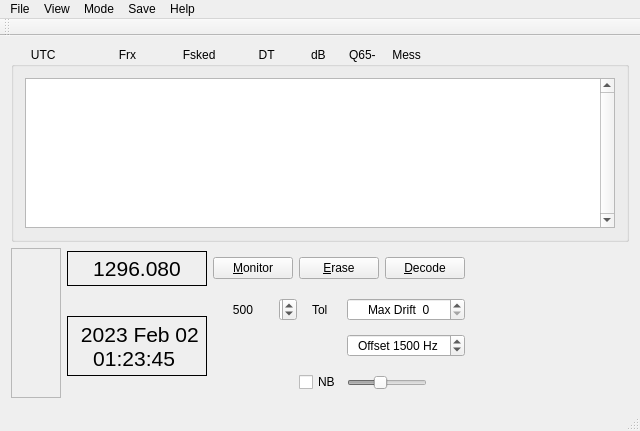
<?xml version="1.0" encoding="UTF-8"?>
<ui version="4.0">
 <class>MainWindow</class>
 <widget class="QMainWindow" name="MainWindow">
  <property name="geometry">
   <rect>
    <x>0</x>
    <y>0</y>
    <width>640</width>
    <height>431</height>
   </rect>
  </property>
  <property name="sizePolicy">
   <sizepolicy hsizetype="Preferred" vsizetype="Preferred">
    <horstretch>0</horstretch>
    <verstretch>0</verstretch>
   </sizepolicy>
  </property>
  <property name="minimumSize">
   <size>
    <width>550</width>
    <height>0</height>
   </size>
  </property>
  <property name="maximumSize">
   <size>
    <width>16777215</width>
    <height>16777215</height>
   </size>
  </property>
  <property name="windowTitle">
   <string>SpecJT   by K1JT</string>
  </property>
  <property name="styleSheet">
   <string notr="true"/>
  </property>
  <widget class="QWidget" name="centralWidget">
   <layout class="QVBoxLayout" name="verticalLayout">
    <item>
     <layout class="QFormLayout" name="formLayout">
      <item row="1" column="0">
       <layout class="QGridLayout" name="gridLayout">
        <item row="0" column="5">
         <widget class="QPushButton" name="DecodeButton">
          <property name="minimumSize">
           <size>
            <width>50</width>
            <height>0</height>
           </size>
          </property>
          <property name="toolTip">
           <string>&lt;html&gt;&lt;head/&gt;&lt;body&gt;&lt;p&gt;Decode most recent Rx period&lt;/p&gt;&lt;/body&gt;&lt;/html&gt;</string>
          </property>
          <property name="text">
           <string>&amp;Decode</string>
          </property>
         </widget>
        </item>
        <item row="0" column="1">
         <widget class="QLabel" name="labFreq">
          <property name="maximumSize">
           <size>
            <width>16777215</width>
            <height>35</height>
           </size>
          </property>
          <property name="font">
           <font>
            <pointsize>16</pointsize>
           </font>
          </property>
          <property name="frameShape">
           <enum>QFrame::Panel</enum>
          </property>
          <property name="text">
           <string>1296.080</string>
          </property>
          <property name="alignment">
           <set>Qt::AlignCenter</set>
          </property>
         </widget>
        </item>
        <item row="3" column="4" colspan="2">
         <widget class="QSlider" name="NBslider">
          <property name="enabled">
           <bool>false</bool>
          </property>
          <property name="sizePolicy">
           <sizepolicy hsizetype="Fixed" vsizetype="Fixed">
            <horstretch>0</horstretch>
            <verstretch>0</verstretch>
           </sizepolicy>
          </property>
          <property name="maximumSize">
           <size>
            <width>80</width>
            <height>16777215</height>
           </size>
          </property>
          <property name="minimum">
           <number>0</number>
          </property>
          <property name="maximum">
           <number>100</number>
          </property>
          <property name="value">
           <number>40</number>
          </property>
          <property name="orientation">
           <enum>Qt::Horizontal</enum>
          </property>
         </widget>
        </item>
        <item row="1" column="2" colspan="2">
         <layout class="QHBoxLayout" name="horizontalLayout">
          <item>
           <widget class="QLabel" name="labTol1">
            <property name="sizePolicy">
             <sizepolicy hsizetype="Fixed" vsizetype="Preferred">
              <horstretch>0</horstretch>
              <verstretch>0</verstretch>
             </sizepolicy>
            </property>
            <property name="minimumSize">
             <size>
              <width>42</width>
              <height>0</height>
             </size>
            </property>
            <property name="maximumSize">
             <size>
              <width>42</width>
              <height>18</height>
             </size>
            </property>
            <property name="text">
             <string>500</string>
            </property>
            <property name="alignment">
             <set>Qt::AlignCenter</set>
            </property>
           </widget>
          </item>
          <item>
           <widget class="QSpinBox" name="tolSpinBox">
            <property name="enabled">
             <bool>true</bool>
            </property>
            <property name="sizePolicy">
             <sizepolicy hsizetype="Fixed" vsizetype="Fixed">
              <horstretch>0</horstretch>
              <verstretch>0</verstretch>
             </sizepolicy>
            </property>
            <property name="minimumSize">
             <size>
              <width>0</width>
              <height>23</height>
             </size>
            </property>
            <property name="maximumSize">
             <size>
              <width>18</width>
              <height>16777215</height>
             </size>
            </property>
            <property name="minimum">
             <number>1</number>
            </property>
            <property name="maximum">
             <number>6</number>
            </property>
            <property name="value">
             <number>5</number>
            </property>
           </widget>
          </item>
          <item>
           <widget class="QLabel" name="labTol2">
            <property name="sizePolicy">
             <sizepolicy hsizetype="Fixed" vsizetype="Preferred">
              <horstretch>0</horstretch>
              <verstretch>0</verstretch>
             </sizepolicy>
            </property>
            <property name="maximumSize">
             <size>
              <width>20</width>
              <height>16777215</height>
             </size>
            </property>
            <property name="text">
             <string>Tol</string>
            </property>
           </widget>
          </item>
         </layout>
        </item>
        <item row="2" column="4" colspan="2">
         <widget class="QSpinBox" name="sbOffset">
          <property name="toolTip">
           <string>&lt;html&gt;&lt;head/&gt;&lt;body&gt;&lt;p&gt;Select offset announced by calling station, or use commonly used value for the band in use. Manually set WSJT-X TX and RX offset to same value.&lt;/p&gt;&lt;/body&gt;&lt;/html&gt;</string>
          </property>
          <property name="alignment">
           <set>Qt::AlignCenter</set>
          </property>
          <property name="suffix">
           <string> Hz</string>
          </property>
          <property name="prefix">
           <string>Offset </string>
          </property>
          <property name="minimum">
           <number>500</number>
          </property>
          <property name="maximum">
           <number>2000</number>
          </property>
          <property name="singleStep">
           <number>100</number>
          </property>
          <property name="value">
           <number>1500</number>
          </property>
         </widget>
        </item>
        <item row="0" column="3" colspan="2">
         <widget class="QPushButton" name="EraseButton">
          <property name="minimumSize">
           <size>
            <width>50</width>
            <height>0</height>
           </size>
          </property>
          <property name="toolTip">
           <string>&lt;html&gt;&lt;head/&gt;&lt;body&gt;&lt;p&gt;Erase window&lt;/p&gt;&lt;/body&gt;&lt;/html&gt;</string>
          </property>
          <property name="text">
           <string>&amp;Erase</string>
          </property>
         </widget>
        </item>
        <item row="0" column="0" rowspan="4">
         <widget class="QFrame" name="xMeterFrame">
          <property name="minimumSize">
           <size>
            <width>50</width>
            <height>150</height>
           </size>
          </property>
          <property name="frameShape">
           <enum>QFrame::StyledPanel</enum>
          </property>
          <property name="frameShadow">
           <enum>QFrame::Raised</enum>
          </property>
         </widget>
        </item>
        <item row="1" column="1" rowspan="3">
         <widget class="QLabel" name="labUTC">
          <property name="minimumSize">
           <size>
            <width>140</width>
            <height>0</height>
           </size>
          </property>
          <property name="maximumSize">
           <size>
            <width>165</width>
            <height>60</height>
           </size>
          </property>
          <property name="font">
           <font>
            <pointsize>16</pointsize>
           </font>
          </property>
          <property name="frameShape">
           <enum>QFrame::Panel</enum>
          </property>
          <property name="text">
           <string> 2023 Feb 02
01:23:45 </string>
          </property>
          <property name="alignment">
           <set>Qt::AlignCenter</set>
          </property>
         </widget>
        </item>
        <item row="0" column="2">
         <widget class="QPushButton" name="monitorButton">
          <property name="sizePolicy">
           <sizepolicy hsizetype="Preferred" vsizetype="Fixed">
            <horstretch>0</horstretch>
            <verstretch>0</verstretch>
           </sizepolicy>
          </property>
          <property name="minimumSize">
           <size>
            <width>50</width>
            <height>0</height>
           </size>
          </property>
          <property name="maximumSize">
           <size>
            <width>16777215</width>
            <height>16777215</height>
           </size>
          </property>
          <property name="toolTip">
           <string>&lt;html&gt;&lt;head/&gt;&lt;body&gt;&lt;p&gt;Toggle monitoring On/Off. &lt;br&gt;Cyan when saving .qm files.&lt;/p&gt;&lt;/body&gt;&lt;/html&gt;</string>
          </property>
          <property name="text">
           <string>&amp;Monitor</string>
          </property>
         </widget>
        </item>
        <item row="3" column="3">
         <widget class="QCheckBox" name="NBcheckBox">
          <property name="text">
           <string>NB</string>
          </property>
         </widget>
        </item>
        <item row="1" column="4" colspan="2">
         <widget class="QSpinBox" name="sbMaxDrift">
          <property name="toolTip">
           <string>Maximum drift rate in units of symbol rate per transmission.</string>
          </property>
          <property name="alignment">
           <set>Qt::AlignCenter</set>
          </property>
          <property name="prefix">
           <string>Max Drift  </string>
          </property>
          <property name="maximum">
           <number>50</number>
          </property>
          <property name="singleStep">
           <number>5</number>
          </property>
         </widget>
        </item>
       </layout>
      </item>
      <item row="0" column="0" colspan="2">
       <widget class="QGroupBox" name="groupBox">
        <property name="sizePolicy">
         <sizepolicy hsizetype="Expanding" vsizetype="Expanding">
          <horstretch>0</horstretch>
          <verstretch>1</verstretch>
         </sizepolicy>
        </property>
        <property name="minimumSize">
         <size>
          <width>453</width>
          <height>170</height>
         </size>
        </property>
        <property name="maximumSize">
         <size>
          <width>16777215</width>
          <height>16777215</height>
         </size>
        </property>
        <property name="title">
         <string>      UTC                   Frx              Fsked             DT           dB       Q65-     Message</string>
        </property>
        <layout class="QFormLayout" name="formLayout_2">
         <item row="0" column="0" colspan="2">
          <widget class="DisplayText" name="decodedTextBrowser">
           <property name="sizePolicy">
            <sizepolicy hsizetype="Expanding" vsizetype="Expanding">
             <horstretch>0</horstretch>
             <verstretch>1</verstretch>
            </sizepolicy>
           </property>
           <property name="minimumSize">
            <size>
             <width>0</width>
             <height>0</height>
            </size>
           </property>
           <property name="maximumSize">
            <size>
             <width>16777215</width>
             <height>16777215</height>
            </size>
           </property>
           <property name="sizeIncrement">
            <size>
             <width>0</width>
             <height>0</height>
            </size>
           </property>
           <property name="font">
            <font>
             <family>Courier New</family>
             <pointsize>10</pointsize>
            </font>
           </property>
           <property name="verticalScrollBarPolicy">
            <enum>Qt::ScrollBarAlwaysOn</enum>
           </property>
           <property name="horizontalScrollBarPolicy">
            <enum>Qt::ScrollBarAsNeeded</enum>
           </property>
           <property name="html">
            <string>&lt;!DOCTYPE HTML PUBLIC &quot;-//W3C//DTD HTML 4.0//EN&quot; &quot;http://www.w3.org/TR/REC-html40/strict.dtd&quot;&gt;
&lt;html&gt;&lt;head&gt;&lt;meta name=&quot;qrichtext&quot; content=&quot;1&quot; /&gt;&lt;meta charset=&quot;utf-8&quot; /&gt;&lt;style type=&quot;text/css&quot;&gt;
p, li { white-space: pre-wrap; }
hr { height: 1px; border-width: 0; }
li.unchecked::marker { content: &quot;\2610&quot;; }
li.checked::marker { content: &quot;\2612&quot;; }
&lt;/style&gt;&lt;/head&gt;&lt;body style=&quot; font-family:'Courier New'; font-size:10pt; font-weight:400; font-style:normal;&quot;&gt;
&lt;p style=&quot;-qt-paragraph-type:empty; margin-top:0px; margin-bottom:0px; margin-left:0px; margin-right:0px; -qt-block-indent:0; text-indent:0px;&quot;&gt;&lt;br /&gt;&lt;/p&gt;&lt;/body&gt;&lt;/html&gt;</string>
           </property>
           <property name="acceptRichText">
            <bool>false</bool>
           </property>
          </widget>
         </item>
        </layout>
       </widget>
      </item>
     </layout>
    </item>
   </layout>
  </widget>
  <widget class="QMenuBar" name="menuBar">
   <property name="geometry">
    <rect>
     <x>0</x>
     <y>0</y>
     <width>640</width>
     <height>22</height>
    </rect>
   </property>
   <widget class="QMenu" name="menuFile">
    <property name="title">
     <string>File</string>
    </property>
    <addaction name="actionOpen"/>
    <addaction name="actionOpen_next_in_directory"/>
    <addaction name="actionDecode_remaining_files_in_directory"/>
    <addaction name="separator"/>
    <addaction name="actionDelete_all_iq_files_in_SaveDir"/>
    <addaction name="separator"/>
    <addaction name="actionExport_wav_file_at_fQSO"/>
    <addaction name="actionExport_wav_file_at_fQSO_30a"/>
    <addaction name="actionExport_wav_file_at_fQSO_30b"/>
    <addaction name="actionSettings"/>
    <addaction name="separator"/>
    <addaction name="actionExit"/>
   </widget>
   <widget class="QMenu" name="menuView">
    <property name="title">
     <string>View</string>
    </property>
    <widget class="QMenu" name="menuWaterfall_palette">
     <property name="title">
      <string>Waterfall palette</string>
     </property>
     <addaction name="actionLinrad"/>
     <addaction name="actionCuteSDR"/>
    </widget>
    <addaction name="actionAstro_Data"/>
    <addaction name="actionWide_Waterfall"/>
    <addaction name="separator"/>
    <addaction name="menuWaterfall_palette"/>
    <addaction name="separator"/>
    <addaction name="continuous_waterfall"/>
   </widget>
   <widget class="QMenu" name="menuSave">
    <property name="title">
     <string>Save</string>
    </property>
    <addaction name="actionNone"/>
    <addaction name="actionSave_decoded"/>
    <addaction name="actionSave_all"/>
   </widget>
   <widget class="QMenu" name="menuHelp">
    <property name="title">
     <string>Help</string>
    </property>
    <addaction name="actionQuick_Start_Guide_to_WSJT_X_2_7_and_QMAP"/>
    <addaction name="actionQuick_Start_Guide_to_Q65"/>
    <addaction name="actionAbout"/>
   </widget>
   <widget class="QMenu" name="menuMode">
    <property name="title">
     <string>Mode</string>
    </property>
    <addaction name="separator"/>
    <addaction name="separator"/>
    <addaction name="actionQ65A"/>
    <addaction name="actionQ65B"/>
    <addaction name="actionQ65C"/>
    <addaction name="actionQ65D"/>
    <addaction name="actionQ65E"/>
    <addaction name="separator"/>
    <addaction name="actionAlso_Q65_30x"/>
   </widget>
   <addaction name="menuFile"/>
   <addaction name="menuView"/>
   <addaction name="menuMode"/>
   <addaction name="menuSave"/>
   <addaction name="menuHelp"/>
  </widget>
  <widget class="QToolBar" name="mainToolBar">
   <attribute name="toolBarArea">
    <enum>TopToolBarArea</enum>
   </attribute>
   <attribute name="toolBarBreak">
    <bool>false</bool>
   </attribute>
  </widget>
  <widget class="QStatusBar" name="statusBar"/>
  <action name="actionExit">
   <property name="text">
    <string>Exit</string>
   </property>
  </action>
  <action name="actionAbout">
   <property name="text">
    <string>About QMAP</string>
   </property>
   <property name="shortcut">
    <string>Ctrl+F1</string>
   </property>
  </action>
  <action name="actionAstro_Data">
   <property name="text">
    <string>Astro Data</string>
   </property>
   <property name="shortcut">
    <string>Shift+F10</string>
   </property>
  </action>
  <action name="actionBand_Map">
   <property name="text">
    <string>Band Map</string>
   </property>
  </action>
  <action name="actionMessages">
   <property name="text">
    <string>Messages</string>
   </property>
  </action>
  <action name="actionWide_Waterfall">
   <property name="text">
    <string>Wideband Waterfall</string>
   </property>
  </action>
  <action name="actionOpen">
   <property name="text">
    <string>Open</string>
   </property>
  </action>
  <action name="actionOpen_next_in_directory">
   <property name="text">
    <string>Open next in directory</string>
   </property>
   <property name="shortcut">
    <string>F6</string>
   </property>
  </action>
  <action name="actionDecode_remaining_files_in_directory">
   <property name="text">
    <string>Decode remaining files in directory</string>
   </property>
   <property name="shortcut">
    <string>Shift+F6</string>
   </property>
  </action>
  <action name="actionDelete_all_iq_files_in_SaveDir">
   <property name="text">
    <string>Delete all *.iq and *.qm files in SaveDir</string>
   </property>
  </action>
  <action name="actionErase_Band_Map_and_Messages">
   <property name="text">
    <string>Erase Band Map and Messages</string>
   </property>
  </action>
  <action name="actionLinrad">
   <property name="checkable">
    <bool>true</bool>
   </property>
   <property name="checked">
    <bool>false</bool>
   </property>
   <property name="text">
    <string>Linrad</string>
   </property>
  </action>
  <action name="actionCuteSDR">
   <property name="checkable">
    <bool>true</bool>
   </property>
   <property name="checked">
    <bool>true</bool>
   </property>
   <property name="text">
    <string>CuteSDR</string>
   </property>
  </action>
  <action name="actionFind_Delta_Phi">
   <property name="text">
    <string>Find Delta Phi</string>
   </property>
  </action>
  <action name="actionF4_sets_Tx6">
   <property name="checkable">
    <bool>true</bool>
   </property>
   <property name="text">
    <string>F4 sets Tx6</string>
   </property>
  </action>
  <action name="actionOnly_EME_calls">
   <property name="checkable">
    <bool>true</bool>
   </property>
   <property name="text">
    <string>Only EME calls</string>
   </property>
  </action>
  <action name="actionNo_shorthands_if_Tx1">
   <property name="checkable">
    <bool>true</bool>
   </property>
   <property name="text">
    <string>No shorthand decodes if Tx1</string>
   </property>
  </action>
  <action name="actionNone">
   <property name="checkable">
    <bool>true</bool>
   </property>
   <property name="checked">
    <bool>true</bool>
   </property>
   <property name="text">
    <string>None</string>
   </property>
  </action>
  <action name="actionSave_all">
   <property name="checkable">
    <bool>true</bool>
   </property>
   <property name="text">
    <string>Save all</string>
   </property>
  </action>
  <action name="action50">
   <property name="checkable">
    <bool>true</bool>
   </property>
   <property name="text">
    <string>50</string>
   </property>
  </action>
  <action name="action144">
   <property name="checkable">
    <bool>true</bool>
   </property>
   <property name="checked">
    <bool>true</bool>
   </property>
   <property name="text">
    <string>144</string>
   </property>
  </action>
  <action name="action222">
   <property name="checkable">
    <bool>true</bool>
   </property>
   <property name="text">
    <string>222</string>
   </property>
  </action>
  <action name="action432">
   <property name="checkable">
    <bool>true</bool>
   </property>
   <property name="text">
    <string>432</string>
   </property>
  </action>
  <action name="action1296">
   <property name="checkable">
    <bool>true</bool>
   </property>
   <property name="text">
    <string>1296</string>
   </property>
  </action>
  <action name="action2304">
   <property name="checkable">
    <bool>true</bool>
   </property>
   <property name="text">
    <string>2304</string>
   </property>
  </action>
  <action name="actionOnline_Users_Guide">
   <property name="text">
    <string>Online User's Guide</string>
   </property>
   <property name="shortcut">
    <string>F1</string>
   </property>
  </action>
  <action name="actionKeyboard_shortcuts">
   <property name="text">
    <string>Keyboard shortcuts</string>
   </property>
  </action>
  <action name="actionSpecial_mouse_commands">
   <property name="text">
    <string>Special mouse commands</string>
   </property>
  </action>
  <action name="actionAvailable_suffixes_and_add_on_prefixes">
   <property name="text">
    <string>Available suffixes and add-on-prefixes</string>
   </property>
  </action>
  <action name="actionAFMHot">
   <property name="checkable">
    <bool>true</bool>
   </property>
   <property name="text">
    <string>AFMHot</string>
   </property>
  </action>
  <action name="actionBlue">
   <property name="checkable">
    <bool>true</bool>
   </property>
   <property name="text">
    <string>Blue</string>
   </property>
  </action>
  <action name="actionFUNcube_Dongle">
   <property name="text">
    <string>FUNcube Dongle Settings</string>
   </property>
  </action>
  <action name="actionEdit_wsjt_log">
   <property name="text">
    <string>Edit wsjt.log</string>
   </property>
   <property name="shortcut">
    <string>Alt+Shift+E</string>
   </property>
  </action>
  <action name="actionTx_Tune">
   <property name="text">
    <string>Tx Tune</string>
   </property>
   <property name="shortcut">
    <string>Alt+T</string>
   </property>
  </action>
  <action name="actionDecode_Q65_near_QSO_frequency">
   <property name="checkable">
    <bool>true</bool>
   </property>
   <property name="text">
    <string>Decode Q65 near QSO frequency</string>
   </property>
  </action>
  <action name="actionQ65A">
   <property name="checkable">
    <bool>true</bool>
   </property>
   <property name="text">
    <string>Q65-60A</string>
   </property>
  </action>
  <action name="actionQ65B">
   <property name="checkable">
    <bool>true</bool>
   </property>
   <property name="text">
    <string>Q65-60B</string>
   </property>
  </action>
  <action name="actionQ65C">
   <property name="checkable">
    <bool>true</bool>
   </property>
   <property name="checked">
    <bool>true</bool>
   </property>
   <property name="text">
    <string>Q65-60C</string>
   </property>
  </action>
  <action name="actionQ65D">
   <property name="checkable">
    <bool>true</bool>
   </property>
   <property name="text">
    <string>Q65-60D</string>
   </property>
  </action>
  <action name="actionQ65E">
   <property name="checkable">
    <bool>true</bool>
   </property>
   <property name="text">
    <string>Q65-60E</string>
   </property>
  </action>
  <action name="actionQSG_Q65">
   <property name="text">
    <string>Quick-Start Guide to Q65</string>
   </property>
  </action>
  <action name="actionRelease_Notes">
   <property name="text">
    <string>Release Notes</string>
   </property>
  </action>
  <action name="actionSettings">
   <property name="text">
    <string>Settings ...</string>
   </property>
   <property name="shortcut">
    <string>F2</string>
   </property>
  </action>
  <action name="actionQuick_Start_Guide_to_WSJT_X_2_7_and_QMAP">
   <property name="text">
    <string>Quick-Start Guide to WSJT-X 2.7 and QMAP</string>
   </property>
  </action>
  <action name="actionQuick_Start_Guide_to_Q65">
   <property name="text">
    <string>Quick-Start Guide to Q65</string>
   </property>
  </action>
  <action name="continuous_waterfall">
   <property name="checkable">
    <bool>true</bool>
   </property>
   <property name="text">
    <string>Continuous Waterfall</string>
   </property>
  </action>
  <action name="actionAlso_Q65_30x">
   <property name="checkable">
    <bool>true</bool>
   </property>
   <property name="checked">
    <bool>true</bool>
   </property>
   <property name="text">
    <string>Also Q65-30x</string>
   </property>
  </action>
  <action name="actionSave_decoded">
   <property name="checkable">
    <bool>true</bool>
   </property>
   <property name="text">
    <string>Save decoded</string>
   </property>
  </action>
  <action name="actionExport_wav_file_at_fQSO">
   <property name="text">
    <string>Export .wav file at fQSO (60 s)</string>
   </property>
  </action>
  <action name="actionExport_wav_file_at_fQSO_30b">
   <property name="text">
    <string>Export .wav file at fQSO (30 s, second part)</string>
   </property>
  </action>
  <action name="actionExport_wav_file_at_fQSO_30a">
   <property name="text">
    <string>Export .wav file at fQSO (30 s, first part)</string>
   </property>
  </action>
 </widget>
 <layoutdefault spacing="6" margin="11"/>
 <customwidgets>
  <customwidget>
   <class>DisplayText</class>
   <extends>QTextBrowser</extends>
   <header>widgets/displaytext.h</header>
  </customwidget>
 </customwidgets>
 <resources/>
 <connections>
  <connection>
   <sender>monitorButton</sender>
   <signal>toggled(bool)</signal>
   <receiver>MainWindow</receiver>
   <slot>update()</slot>
   <hints>
    <hint type="sourcelabel">
     <x>287</x>
     <y>281</y>
    </hint>
    <hint type="destinationlabel">
     <x>126</x>
     <y>515</y>
    </hint>
   </hints>
  </connection>
 </connections>
</ui>
